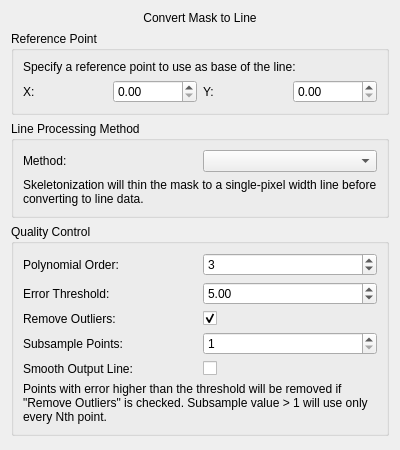
<?xml version="1.0" encoding="UTF-8"?>
<ui version="4.0">
 <class>MaskToLine_Widget</class>
 <widget class="QWidget" name="MaskToLine_Widget">
  <property name="geometry">
   <rect>
    <x>0</x>
    <y>0</y>
    <width>400</width>
    <height>450</height>
   </rect>
  </property>
  <property name="windowTitle">
   <string>Convert Mask to Line</string>
  </property>
  <layout class="QVBoxLayout" name="verticalLayout">
   <item>
    <widget class="QLabel" name="titleLabel">
     <property name="text">
      <string>Convert Mask to Line</string>
     </property>
     <property name="alignment">
      <set>Qt::AlignCenter</set>
     </property>
     <property name="margin">
      <number>5</number>
     </property>
    </widget>
   </item>
   
   <item>
    <widget class="QGroupBox" name="referenceGroupBox">
     <property name="title">
      <string>Reference Point</string>
     </property>
     <layout class="QGridLayout" name="gridLayout">
      <item row="0" column="0">
       <widget class="QLabel" name="referenceDescriptionLabel">
        <property name="text">
         <string>Specify a reference point to use as base of the line:</string>
        </property>
        <property name="wordWrap">
         <bool>true</bool>
        </property>
       </widget>
      </item>
      <item row="1" column="0">
       <layout class="QHBoxLayout" name="referenceLayout">
        <item>
         <widget class="QLabel" name="xLabel">
          <property name="text">
           <string>X:</string>
          </property>
         </widget>
        </item>
        <item>
         <widget class="QDoubleSpinBox" name="referenceXSpinBox">
          <property name="minimum">
           <double>0.000000000000000</double>
          </property>
          <property name="maximum">
           <double>10000.000000000000000</double>
          </property>
         </widget>
        </item>
        <item>
         <widget class="QLabel" name="yLabel">
          <property name="text">
           <string>Y:</string>
          </property>
         </widget>
        </item>
        <item>
         <widget class="QDoubleSpinBox" name="referenceYSpinBox">
          <property name="minimum">
           <double>0.000000000000000</double>
          </property>
          <property name="maximum">
           <double>10000.000000000000000</double>
          </property>
         </widget>
        </item>
       </layout>
      </item>
     </layout>
    </widget>
   </item>
   
   <item>
    <widget class="QGroupBox" name="methodGroupBox">
     <property name="title">
      <string>Line Processing Method</string>
     </property>
     <layout class="QVBoxLayout" name="methodLayout">
      <item>
       <layout class="QHBoxLayout" name="methodSelectionLayout">
        <item>
         <widget class="QLabel" name="methodLabel">
          <property name="text">
           <string>Method:</string>
          </property>
         </widget>
        </item>
        <item>
         <widget class="QComboBox" name="methodComboBox">
         </widget>
        </item>
       </layout>
      </item>
      <item>
       <widget class="QLabel" name="skeletonizeDescriptionLabel">
        <property name="text">
         <string>Skeletonization will thin the mask to a single-pixel width line before converting to line data.</string>
        </property>
        <property name="wordWrap">
         <bool>true</bool>
        </property>
       </widget>
      </item>
     </layout>
    </widget>
   </item>
   
   <item>
    <widget class="QGroupBox" name="qualityGroupBox">
     <property name="title">
      <string>Quality Control</string>
     </property>
     <layout class="QGridLayout" name="qualityGridLayout">
      <item row="0" column="0">
       <widget class="QLabel" name="polynomialOrderLabel">
        <property name="text">
         <string>Polynomial Order:</string>
        </property>
       </widget>
      </item>
      <item row="0" column="1">
       <widget class="QSpinBox" name="polynomialOrderSpinBox">
        <property name="minimum">
         <number>1</number>
        </property>
        <property name="maximum">
         <number>10</number>
        </property>
        <property name="value">
         <number>3</number>
        </property>
       </widget>
      </item>
      
      <item row="1" column="0">
       <widget class="QLabel" name="errorThresholdLabel">
        <property name="text">
         <string>Error Threshold:</string>
        </property>
       </widget>
      </item>
      <item row="1" column="1">
       <widget class="QDoubleSpinBox" name="errorThresholdSpinBox">
        <property name="minimum">
         <double>0.500000000000000</double>
        </property>
        <property name="maximum">
         <double>100.000000000000000</double>
        </property>
        <property name="value">
         <double>5.000000000000000</double>
        </property>
       </widget>
      </item>
      
      <item row="2" column="0">
       <widget class="QLabel" name="removeOutliersLabel">
        <property name="text">
         <string>Remove Outliers:</string>
        </property>
       </widget>
      </item>
      <item row="2" column="1">
       <widget class="QCheckBox" name="removeOutliersCheckBox">
        <property name="checked">
         <bool>true</bool>
        </property>
       </widget>
      </item>
      
      <item row="3" column="0">
       <widget class="QLabel" name="subsampleLabel">
        <property name="text">
         <string>Subsample Points:</string>
        </property>
       </widget>
      </item>
      <item row="3" column="1">
       <widget class="QSpinBox" name="subsampleSpinBox">
        <property name="minimum">
         <number>1</number>
        </property>
        <property name="maximum">
         <number>20</number>
        </property>
        <property name="value">
         <number>1</number>
        </property>
       </widget>
      </item>

      <item row="4" column="0">
       <widget class="QLabel" name="smoothLineLabel">
        <property name="text">
         <string>Smooth Output Line:</string>
        </property>
       </widget>
      </item>
      <item row="4" column="1">
       <widget class="QCheckBox" name="smoothLineCheckBox">
        <property name="checked">
         <bool>false</bool>
        </property>
       </widget>
      </item>
      
      <item row="5" column="0" colspan="2">
       <widget class="QLabel" name="qualityDescriptionLabel">
        <property name="text">
         <string>Points with error higher than the threshold will be removed if "Remove Outliers" is checked. Subsample value > 1 will use only every Nth point.</string>
        </property>
        <property name="wordWrap">
         <bool>true</bool>
        </property>
       </widget>
      </item>
     </layout>
    </widget>
   </item>
   
   <item>
    <spacer name="verticalSpacer">
     <property name="orientation">
      <enum>Qt::Vertical</enum>
     </property>
     <property name="sizeHint" stdset="0">
      <size>
       <width>20</width>
       <height>40</height>
      </size>
     </property>
    </spacer>
   </item>
  </layout>
 </widget>
 <resources/>
 <connections/>
</ui> 
